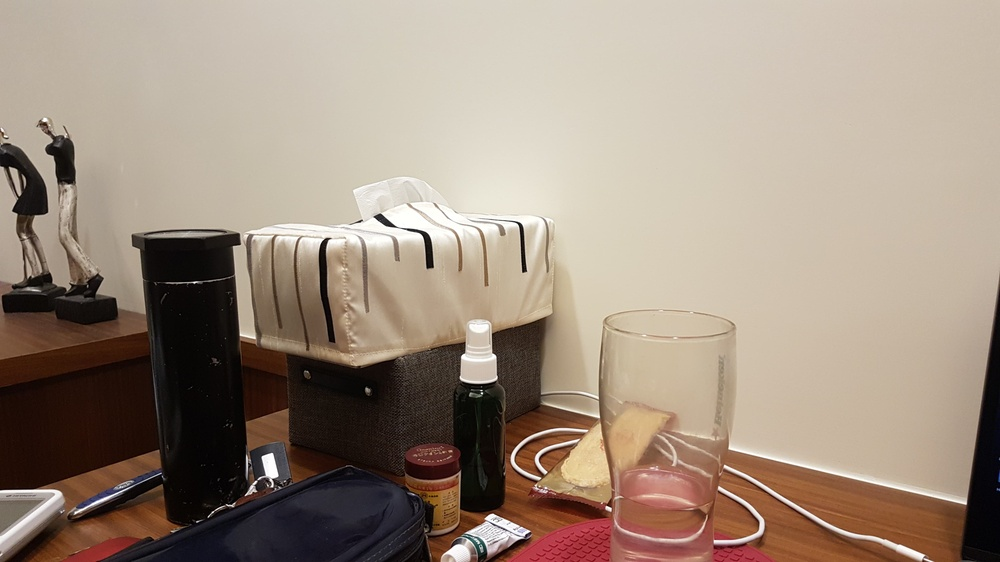
#> input picture image/prime.jpg, 1000 x 562 px, shrunk from 4032 x 2268 before the run, found by its file name
$ python image_matching.py
#> lines starting #> are read from the running program, lines starting #| are printed output that depends on the picture
import cv2
import matplotlib.pyplot as plt

prime = cv2.imread("image/prime.jpg")
#> prime is the input picture: shape (562, 1000, 3); mean B, G, R 127.2, 142.2, 158.7
second = cv2.imread("image/second.jpg")
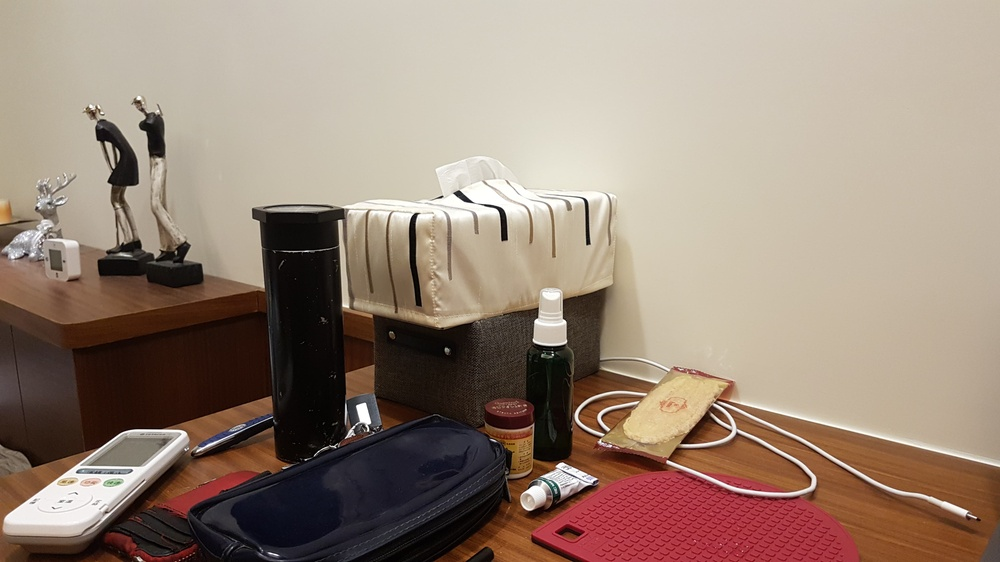
#> input picture image/second.jpg, 1000 x 562 px, shrunk from 4032 x 2268 before the run, found by its file name
#> second is the input picture: shape (562, 1000, 3); mean B, G, R 120.2, 134.5, 153.3
prime = cv2.cvtColor(prime, cv2.COLOR_BGR2RGB)
second = cv2.cvtColor(second, cv2.COLOR_BGR2RGB)

prime_gray = cv2.cvtColor(prime, cv2.COLOR_BGR2GRAY)
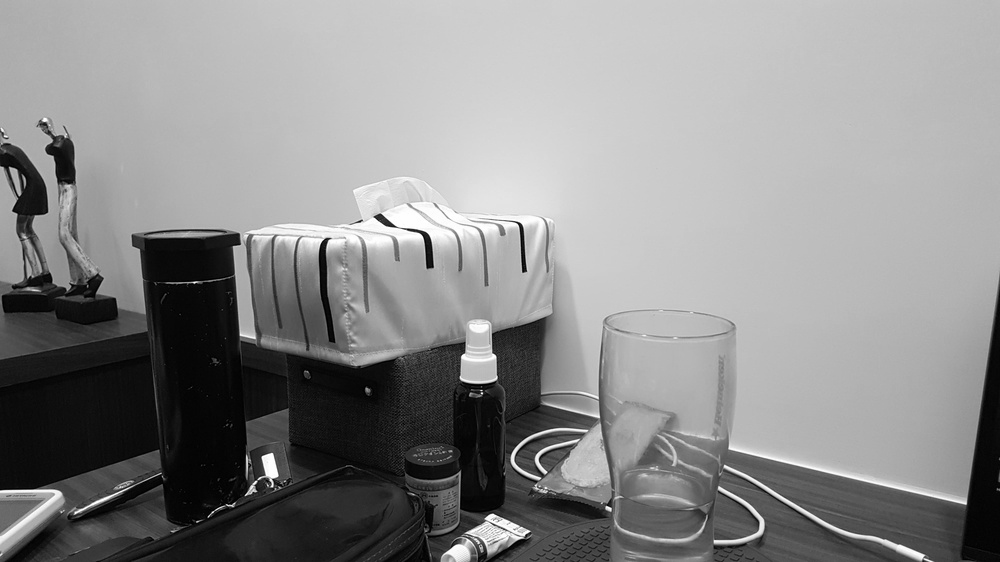
#> prime_gray: shape (562, 1000); min 0, max 255, mean 139.6
second_gray = cv2.cvtColor(second, cv2.COLOR_BGR2GRAY)
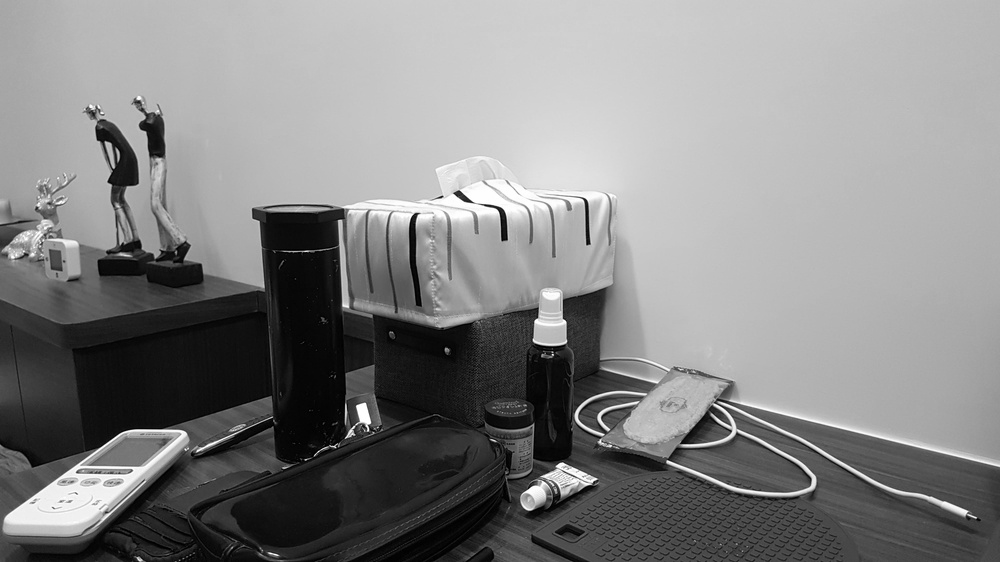
#> second_gray: shape (562, 1000); min 0, max 255, mean 132.4

sift = cv2.SIFT_create()
prime_kp = sift.detect(prime_gray, None)
#> prime_kp = 733 keypoints; strongest (x, y, size): (270, 466, 12.8), (408, 229, 2), (256, 482, 1.9), (380, 218, 6)
pts = cv2.KeyPoint_convert(prime_kp)
#> pts = 733 pairs, first value 2.51 to 997.1, second value 118.3 to 558.5
prime_pts_row = [pt[0] for pt in pts]
#> prime_pts_row = 733 values from 2.51 to 997.1
prime_pts_col = [pt[1] for pt in pts]
#> prime_pts_col = 733 values, max 558.5 at index 728, min 118.3 at index 63, mean 370

second_kp = sift.detect(second_gray, None)
#> second_kp = 824 keypoints; strongest (x, y, size): (459, 194, 5.3), (441, 197, 2), (485, 205, 1.9), (78, 498, 47.9)
pts = cv2.KeyPoint_convert(second_kp)
#> pts = 824 pairs, first value 6.3 to 977.9, second value 97 to 558.4
second_pts_row = [pt[0] for pt in pts]
#> second_pts_row = 824 values from 6.3 to 977.9
second_pts_col = [pt[1] for pt in pts]
#> second_pts_col = 824 values, max 558.4 at index 219, min 97 at index 196, mean 333.5

_, ax = plt.subplots(2, 1, squeeze=False)

ax[0,0].imshow(prime)
ax[0,0].scatter(prime_pts_row, prime_pts_col, s=3)
ax[0,0].axis('off')

ax[1,0].imshow(second)
ax[1,0].scatter(second_pts_row, second_pts_col, s=3)
ax[1,0].axis('off')

plt.show()
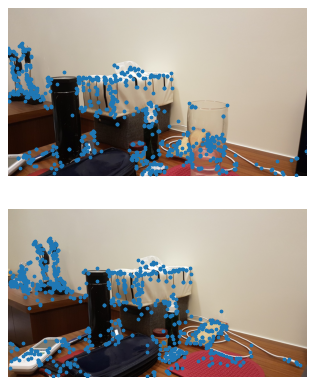
#> figure drawn by matplotlib, 2 panels
